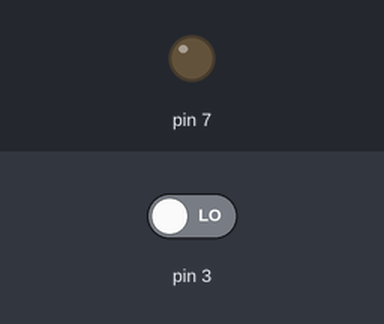
Recording of a sketch running on a simulated Arduino Uno, built with avr-gcc and run on an emulated ATmega328P. Parts: output pins drawn as LEDs (lit = HIGH). The inputs (shaded band) are chosen by the test bench; at power-on: pin 3 LOW.

Above: at 1.2 s.
1.3 s: pin 3 driven HIGH
At 2.0 s:
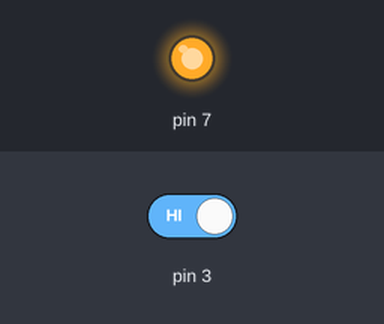
2.8 s: pin 3 driven LOW
At 3.1 s:
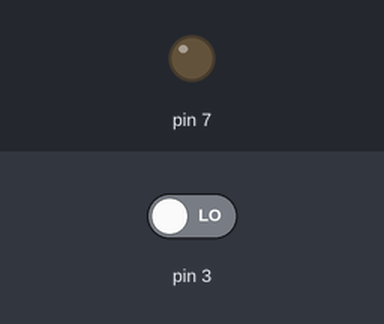
Timing chart, 0 to 5.8 s (numbered marks = the images above; inputs shaded):
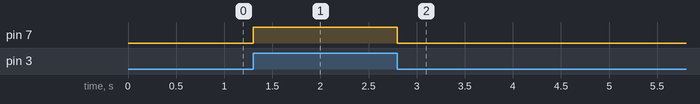

The sketch:

blink_hello44.ino
```cpp
void setup() {
  pinMode(7, OUTPUT);
  pinMode(3, INPUT);
}

void loop() {
  if (digitalRead(3)) {
    digitalWrite(7, HIGH);
  } else {
    digitalWrite(7, LOW);
  }
}
```

Measured:
- after the input at 1.3 s, pin 7: LOW → HIGH at once
- after the input at 2.8 s, pin 7: HIGH → LOW at once
